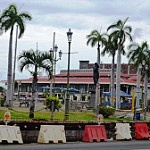
#> input picture db/buildings/10196.jpg, 150 x 150 px; its folder holds only this picture in this run
$ jupyter execute --allow-errors hasil-gpt.ipynb   (older library calls are emulated)
#> lines starting #> are read from the running program, lines starting #| are printed output that depends on the picture
[cell 1]
# ==========================
# CBIR (semua subfolder db/, query di db/query)
# ==========================
import os, cv2, numpy as np, matplotlib.pyplot as plt, random
from tqdm import tqdm
from scipy.spatial.distance import cosine
from skimage.feature import graycomatrix, graycoprops

# ---------- Konfigurasi ----------
DB_ROOT     = "db"
QUERY_DIR   = "query/street"
TOPK        = 5
SEED        = 42
W_COLOR     = 0.6
W_GLCM      = 0.4

random.seed(SEED)
np.random.seed(SEED)

# ---------- Utilitas I/O ----------
def is_image(fname):
    exts = ('.jpg', '.jpeg', '.png', '.bmp', '.tif', '.tiff')
    return fname.lower().endswith(exts)

def imread_rgb(path):
    bgr = cv2.imread(path, cv2.IMREAD_COLOR)
    if bgr is None:
        raise FileNotFoundError(f"Gagal membaca: {path}")
    return cv2.cvtColor(bgr, cv2.COLOR_BGR2RGB)

def to_gray_uint8(rgb):
    gray = cv2.cvtColor(rgb, cv2.COLOR_RGB2GRAY)
    return np.clip(gray, 0, 255).astype(np.uint8)

def walk_index_paths(db_root, exclude_dirs=('query',)):
    """
    Ambil SEMUA gambar dari semua subfolder db_root KECUALI folder dalam exclude_dirs.
    Mengembalikan:
      - paths: list path gambar
      - labels: list label (nama folder induk)
    """
#> called with db_root = 'db', exclude_dirs = ('query/street',)
    paths, labels = [], []
    for root, dirs, files in os.walk(db_root):
        last = os.path.basename(root)
        if last.lower() in {d.lower() for d in exclude_dirs}:
            continue
        for f in files:
            if is_image(f):
                p = os.path.join(root, f)
                paths.append(p)
                labels.append(os.path.basename(root))
#> pass 2 of the loop in walk_index_paths, `for root, dirs, files in os.walk(db_root):`:
#> in imread_rgb, bgr is the input picture: shape (150, 150, 3); mean B, G, R 130.3, 132.1, 132.2
    if not paths:
        raise FileNotFoundError(f"Tidak menemukan gambar untuk indeks di: {db_root}")
    # urutkan agar stabil
    idx = np.argsort(paths)
    paths = [paths[i] for i in idx]
    labels = [labels[i] for i in idx]
    return paths, labels

def list_query_images(db_root, query_dir='query'):
    qroot = query_dir
    if not os.path.isdir(qroot):
        raise FileNotFoundError(f"Folder query tidak ditemukan: {qroot}")
    qpaths = [os.path.join(qroot, f) for f in os.listdir(qroot) if is_image(f)]
    if not qpaths:
        raise FileNotFoundError(f"Tidak ada gambar di folder query: {qroot}")
    qpaths.sort()
    return qpaths

# ---------- Jarak ----------
def chi2_distance(h1, h2, eps=1e-10):
    return 0.5 * np.sum(((h1 - h2) ** 2) / (h1 + h2 + eps))

def l2_distance(x, y):
    return float(np.linalg.norm(x - y))

# ---------- Fitur ----------
def hsv_hist_feature(rgb, bins=(8,8,8)):
#> called with bins = (8, 8, 8)
    hsv  = cv2.cvtColor(rgb, cv2.COLOR_RGB2HSV)
#> hsv: shape (150, 150, 3); mean H, S, V 80.7, 55.7, 142.6
    hist = cv2.calcHist([hsv], [0,1,2], None, bins, [0,180, 0,256, 0,256])
    hist = hist.flatten().astype(np.float32)
#> hist = 512 values, max 3945 at index 263, min 0 at index 15, mean 43.95
    hist /= (hist.sum() + 1e-8)
#> hist = 512 values, max 0.175 at index 263, min 0 at index 15, mean 0.00195
    return hist

def glcm_feature(rgb, levels=16, distances=(1,2,3), angles=(0, np.pi/4, np.pi/2, 3*np.pi/4)):
#> called with levels = 16, distances = (1, 2, 3), angles = (0, 0.785, 1.57, 2.36)
    gray8 = to_gray_uint8(rgb)
#> in to_gray_uint8, `gray = cv2.cvtColor(rgb, cv2.COLOR_RGB2GRAY)`:
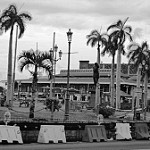
#> gray: shape (150, 150); min 0, max 255, mean 131.9
    # kuantisasi 0..255 -> 0..levels-1
    q = (gray8.astype(np.float32) * (levels / 256.0)).astype(np.uint8)
    q = np.clip(q, 0, levels-1)

    glcm = graycomatrix(q, distances=distances, angles=angles,
                        levels=levels, symmetric=True, normed=True)
    props = ['contrast', 'dissimilarity', 'homogeneity', 'ASM', 'energy', 'correlation']
    feats = []
    for p in props:
        v = graycoprops(glcm, p)   # shape: (len(d), len(a))
        feats.append(v.mean())
        feats.append(v.std())
#> after the loop, feats = [9.55, 2.89, 1.89, 0.361, 0.519, 0.0548, 0.0169, 0.00304, 0.129, 0.0116, 0.774, 0.0681]
    return np.array(feats, dtype=np.float32)

# ---------- Indexing ----------
def build_index(paths):
    color_feats, glcm_feats = [], []
    for p in tqdm(paths, desc="Ekstraksi fitur indeks"):
        rgb = imread_rgb(p)
        color_feats.append(hsv_hist_feature(rgb))
        glcm_feats.append(glcm_feature(rgb))
#> pass 2 of the loop in build_index, `for p in tqdm(paths, desc="Ekstraksi fitur indeks"):`:
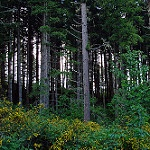
#> input picture db/forest/10197.jpg, 150 x 150 px
#> in imread_rgb, bgr is the input picture: shape (150, 150, 3); mean B, G, R 45.7, 59, 45.5
#> hsv: shape (150, 150, 3); mean H, S, V 78.9, 104.5, 61.1
#> in to_gray_uint8 (call 2), `gray = cv2.cvtColor(rgb, cv2.COLOR_RGB2GRAY)`:
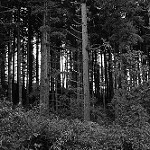
#> gray: shape (150, 150); min 0, max 255, mean 53.5
    return np.array(color_feats), np.array(glcm_feats)

# ---------- Retrieval ----------
# [42 lines left out: functions search_color, search_glcm, search_combined, show_results, not called in this run]

# ==========================
# MAIN
# ==========================
# 1) Kumpulkan semua gambar indeks dari SEMUA subfolder db/ kecuali db/query/
index_paths, index_labels = walk_index_paths(DB_ROOT, exclude_dirs=(QUERY_DIR,))

# 2) Build index (warna & glcm)
color_index, glcm_index = build_index(index_paths)

# 3) Ambil query (acak dari db/query, atau set manual: QUERY_PATH = "db/query/nama.jpg")
#> (the rest of this cell did not finish here and is left out)

QUERY_PATH = random.choice(query_list)   # random
print(f"Query dipilih: {QUERY_PATH}")

q_rgb   = imread_rgb(QUERY_PATH)
q_color = hsv_hist_feature(q_rgb)
q_glcm  = glcm_feature(q_rgb)

# 4) A. Warna
idxA, distA = search_color(q_color, color_index, k=TOPK)
show_results("Hasil Pencarian - Konfigurasi: A. Warna", q_rgb, idxA, index_paths, index_labels, distA)

# 5) B. GLCM
idxB, distB = search_glcm(q_glcm, glcm_index, k=TOPK)
show_results("Hasil Pencarian - Konfigurasi: B. GLCM", q_rgb, idxB, index_paths, index_labels, distB)

# 6) C. Gabungan
idxC, distC = search_combined(q_color, q_glcm, color_index, glcm_index,
                              k=TOPK, w_color=W_COLOR, w_glcm=W_GLCM)
show_results("Hasil Pencarian - Konfigurasi: C. Gabungan", q_rgb, idxC, index_paths, index_labels, distC)
